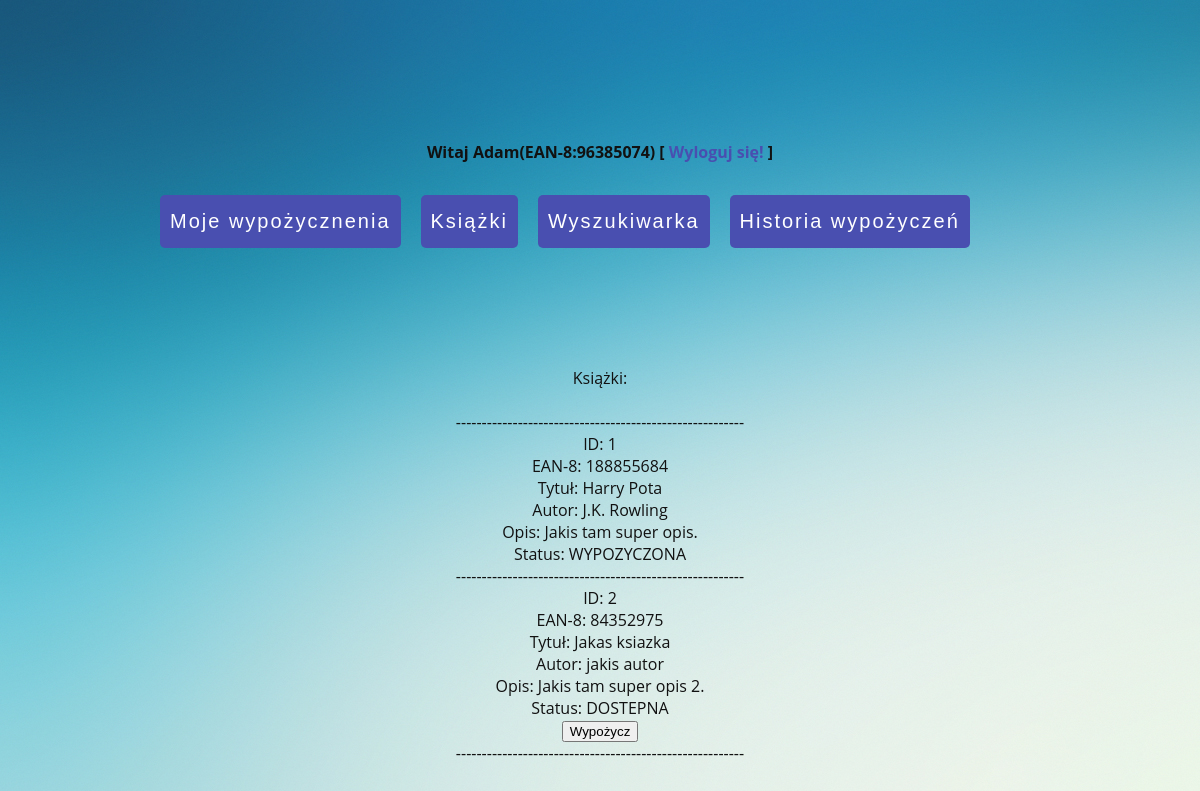
The app's page /books.php (signed in) with its own data.
### tables this page shows
CREATE TABLE IF NOT EXISTS `books` (
  `id`          INT          NOT NULL AUTO_INCREMENT,
  `ean8`        INT(8)       NOT NULL,
  `title`       VARCHAR(40)  NOT NULL,
  `author`      VARCHAR(40)  NOT NULL,
  `description` VARCHAR(100) NOT NULL,
  `status`      VARCHAR(30)  NOT NULL,
  PRIMARY KEY (`id`),
  UNIQUE (`ean8`)
);

### books.php (the view, shortened to what this page needs)
<?php
$connection = Connection::getConnection();
$user = $_SESSION['user'];
?>
<!DOCTYPE HTML>
<html lang="pl">
<head>
    <link rel="stylesheet" href="main.css">
</head>
<body>
<div class="container">
    <main>
        <article>
            <header>
                <h4>
                    <?php
                    echo "<p>Witaj " . $user['name'] . '(EAN-8:' . $user['ean8'] . ')' . ' [ <a href="logout.php">Wyloguj się!</a> ]</p>';
                    ?>
                </h4>
            </header>
            <form action="mainBorrows.php" method="post">
                <input type="submit" value="Moje wypożycznenia" class="otherAction"/>
            </form>
            <form action="books.php" method="post">
                <input type="submit" value="Książki" class="otherAction"/>
            </form>
            <form action="search.php" method="post">
                <input type="submit" value="Wyszukiwarka" class="otherAction"/>
            </form>
            <form action="history.php" method="post">
                <input type="submit" value="Historia wypożyczeń" class="otherAction"/>
            </form>
            <br>
        </article>
    </main>
</div>
<div class="containerLogged">
    <?php
    $allBooks = 'SELECT * FROM books';
    if ($rows = $connection->query($allBooks)) {
        echo "Książki: <br><br>";
        foreach ($rows as $row) {
            echo '--------------------------------------------------------' . "</br>";
            echo 'ID: ' . $row['id'] . "</br>";
            echo 'EAN-8: ' . $row['ean8'] . "</br>";
            echo 'Tytuł: ' . $row['title'] . "<br>";
            echo 'Autor: ' . $row['author'] . "<br>";
            echo 'Opis: ' . $row['description'] . "<br>";
            echo 'Status: ' . $row['status'] . "<br>";
            if ($row['status'] == 'DOSTEPNA') { ?>
                <form action="books.php" method="post">
                    <input type="submit" value="Wypożycz"/>
                </form>
                <?php
            } ?>
            <?php
        }
        echo '--------------------------------------------------------' . "</br>";
    } else {
        $_SESSION['blad'] = 'Błąd sql';
    }
    ?>
</div>
</body>
</html>

### main.css (style rules this page uses)
body { background-image: url("img/hexellence.png"); font-size: 16px; font-family: 'Open Sans', sans-serif; color: #111; }
a:link { color: #494fb0; text-decoration: none; }
p { text-align: center; }
.container { width: 900px; padding: 40px 50px; margin-left: auto; margin-right: auto; margin-top: 80px; text-align: center; }
.containerLogged { width: 400px; padding: 40px 50px; margin-left: auto; margin-right: auto; margin-top: 80px; text-align: center; }
.otherAction { float: left; background-color: #494fb0; font-size: 20px; color: white; padding: 15px 10px; margin: 10px; border: none; border-radius: 5px; cursor: pointer; letter-spacing: 2px; }

### records on screen
books: id "1", ean8 "188855684", title "Harry Pota", author "J.K. Rowling", description "Jakis tam super opis.", status "WYPOZYCZONA"
books: id "2", ean8 "84352975", title "Jakas ksiazka", author "jakis autor", description "Jakis tam super opis 2.", status "DOSTEPNA"

### other values on screen
$user['name'] "Adam"
$user['ean8'] "96385074"
